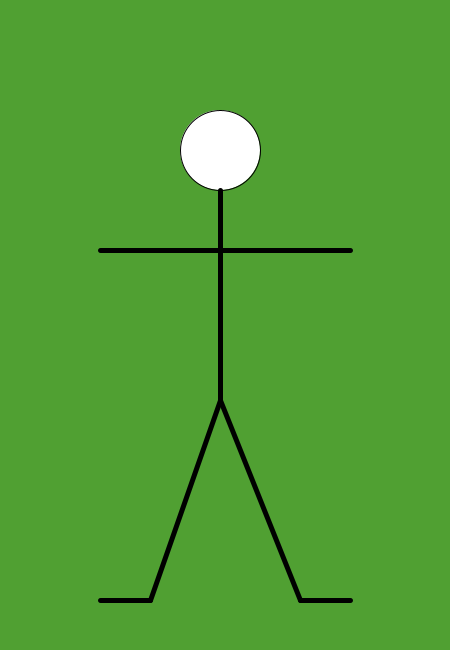
Frame 1 (no input)
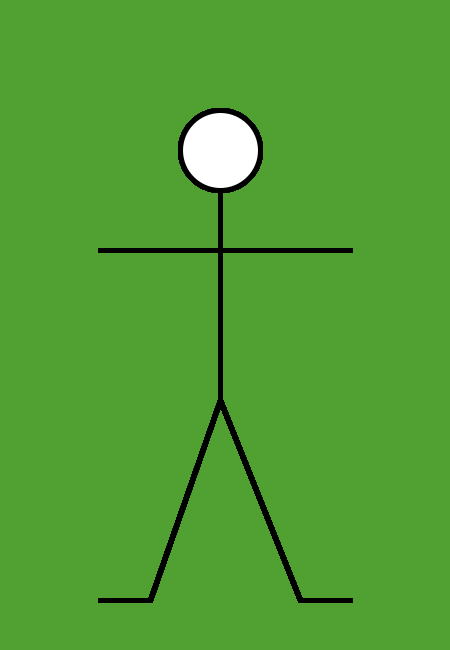
Frame 60 (the mouse pressed at the canvas centre just before this capture)
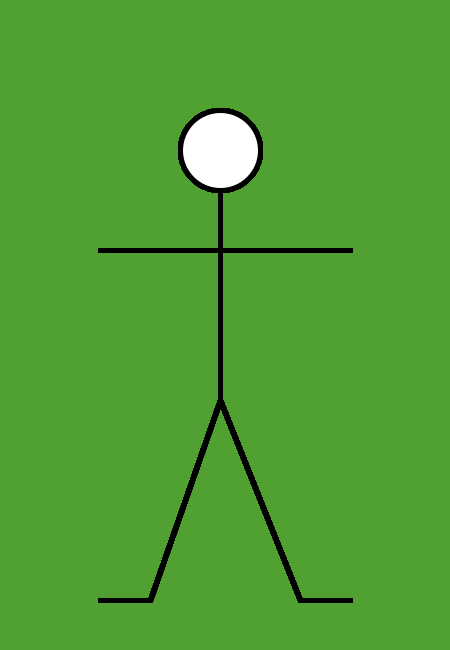
Frame 120 (the mouse held since frame 60 and released just before this capture)

The Processing sketch that drew these frames (run headless with seeded random() and noise(); from frame 60 on, the mouse is pressed at the canvas centre):

// Processing sketch: processing_88026
// ── processing_88026.pde

int RED = 80; //value for red
int GREEN = 160; //value for green
int BLUE = 50; //value for blue
int ellipseSize = 80; //value for ellipse

void setup(){
  size (450, 650); //size of applet
  background (RED, GREEN, BLUE); //background colour
} 
void draw(){
  ellipse (220, 150, ellipseSize, ellipseSize); //circle for head
  strokeWeight(5); //value for stroke - 5 pixels
  stroke(0); //colour value - black
  line(220, 190, 220, 400); //line for body
  line(350, 250, 100, 250); //line for arms
  line(220, 400, 300, 600); //line for right leg
  line(220, 400, 150, 600); //line for left leg
  line(350, 600, 300, 600); //line for right foot
  line(100, 600, 150, 600); //line for left foot
  }
